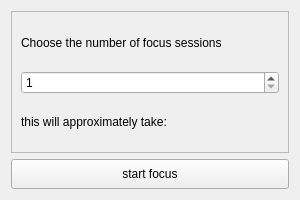
<?xml version="1.0" encoding="UTF-8"?>
<ui version="4.0">
 <class>Form</class>
 <widget class="QWidget" name="Form">
  <property name="geometry">
   <rect>
    <x>0</x>
    <y>0</y>
    <width>300</width>
    <height>200</height>
   </rect>
  </property>
  <property name="sizePolicy">
   <sizepolicy hsizetype="Fixed" vsizetype="Fixed">
    <horstretch>0</horstretch>
    <verstretch>0</verstretch>
   </sizepolicy>
  </property>
  <property name="maximumSize">
   <size>
    <width>320</width>
    <height>200</height>
   </size>
  </property>
  <property name="windowTitle">
   <string>Form</string>
  </property>
  <layout class="QVBoxLayout" name="verticalLayout_2">
   <item>
    <widget class="QFrame" name="focusSetting">
     <property name="minimumSize">
      <size>
       <width>0</width>
       <height>0</height>
      </size>
     </property>
     <property name="frameShape">
      <enum>QFrame::Shape::StyledPanel</enum>
     </property>
     <property name="frameShadow">
      <enum>QFrame::Shadow::Raised</enum>
     </property>
     <layout class="QVBoxLayout" name="verticalLayout">
      <item>
       <widget class="QLabel" name="session_label">
        <property name="text">
         <string>Choose the number of focus sessions</string>
        </property>
       </widget>
      </item>
      <item>
       <widget class="QSpinBox" name="session_spinbox">
        <property name="minimum">
         <number>1</number>
        </property>
       </widget>
      </item>
      <item>
       <widget class="QLabel" name="session_lenght_label">
        <property name="text">
         <string>this will approximately take:</string>
        </property>
       </widget>
      </item>
     </layout>
    </widget>
   </item>
   <item>
    <widget class="QPushButton" name="start_focus">
     <property name="minimumSize">
      <size>
       <width>0</width>
       <height>30</height>
      </size>
     </property>
     <property name="text">
      <string>start focus</string>
     </property>
    </widget>
   </item>
  </layout>
 </widget>
 <resources/>
 <connections/>
</ui>
